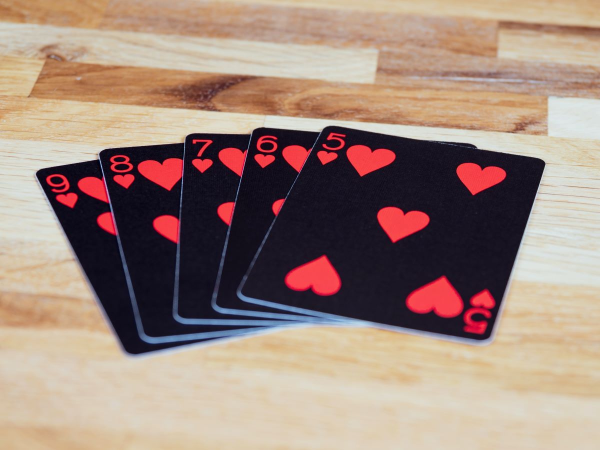
#> input picture openCV/images/cards.jpg, 1200 x 900 px, found by its file name (shown at 1/2 size)
$ python color_detection.py
#> lines starting #> are read from the running program, lines starting #| are printed output that depends on the picture; after the words box and inside, x2 and y2 are one past the last pixel; in counts of white or black regions, pixels touching at a corner belong together
import cv2
import numpy as np


def empty(something):
    pass


path = 'images/cards.jpg'


cv2.namedWindow("Track Bars")
cv2.resizeWindow("Track Bars", 640, 240)
cv2.createTrackbar("Hue Min", "Track Bars", 0, 179, empty)
#> slider 'Hue Min' is set to 35
cv2.createTrackbar("Hue Max", "Track Bars", 179, 179, empty)
cv2.createTrackbar("Sat Min", "Track Bars", 0, 255, empty)
#> slider 'Sat Min' is set to 51
cv2.createTrackbar("Sat Max", "Track Bars", 255, 255, empty)
cv2.createTrackbar("Val Min", "Track Bars", 0, 255, empty)
#> slider 'Val Min' is set to 51
cv2.createTrackbar("Val Max", "Track Bars", 255, 255, empty)

while True:
    img = cv2.imread(path)
#> img is the input picture: shape (900, 1200, 3); mean B, G, R 124.4, 136.1, 159.8
    img_hsv = cv2.cvtColor(img, cv2.COLOR_BGR2HSV)
#> img_hsv: shape (900, 1200, 3); mean H, S, V 57.6, 82.2, 163.7
    hue_min = cv2.getTrackbarPos("Hue Min", "Track Bars")
    hue_max = cv2.getTrackbarPos("Hue Max", "Track Bars")
    sat_min = cv2.getTrackbarPos("Sat Min", "Track Bars")
    sat_max = cv2.getTrackbarPos("Sat Max", "Track Bars")
    val_min = cv2.getTrackbarPos("Val Min", "Track Bars")
    val_max = cv2.getTrackbarPos("Val Max", "Track Bars")
    print(hue_min, hue_max, sat_min, sat_max, val_min, val_max)

    lower_limit = np.array([hue_min, sat_min, val_min])
    upper_limit = np.array([hue_max, sat_max, val_max])
    mask = cv2.inRange(img_hsv, lower_limit, upper_limit)
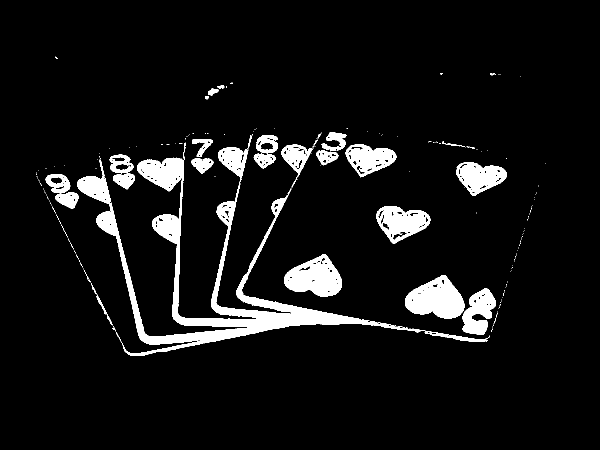
#> mask: shape (900, 1200) (shown at 1/2 size); 7.4% white; 219 white regions (185 under 20 px), largest, box (x1, y1, x2, y2) and area: (154, 294, 980, 712) 37866, (810, 550, 929, 637) 6790, (568, 508, 684, 593) 6277
    # create new img from orginal img where mask img pixels are white
    img_result = cv2.bitwise_and(img, img, mask=mask)
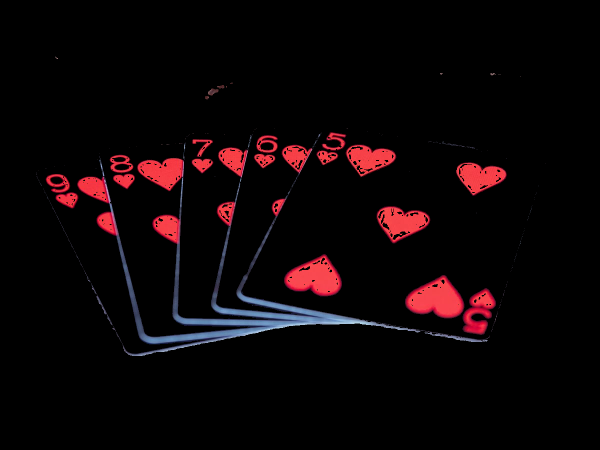
#> img_result: shape (900, 1200, 3) (shown at 1/2 size); mean B, G, R 6.5, 4.9, 12.7

    cv2.imshow("Original", img)
    cv2.imshow("HSV", img_hsv)
    cv2.imshow("Mask", mask)
    cv2.imshow("Result", img_result)
    cv2.waitKey(1)
n
